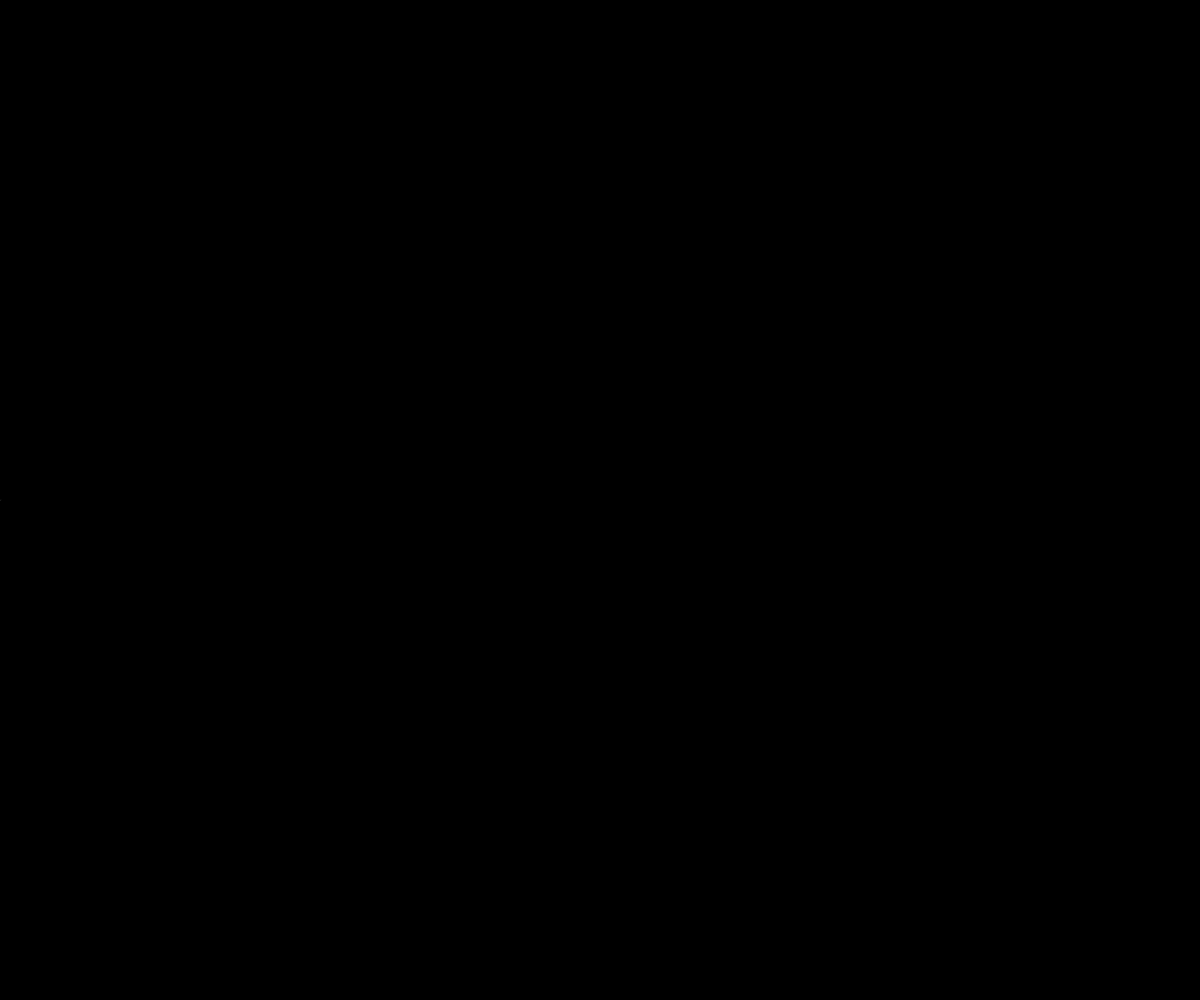
Frame 1 (no input)
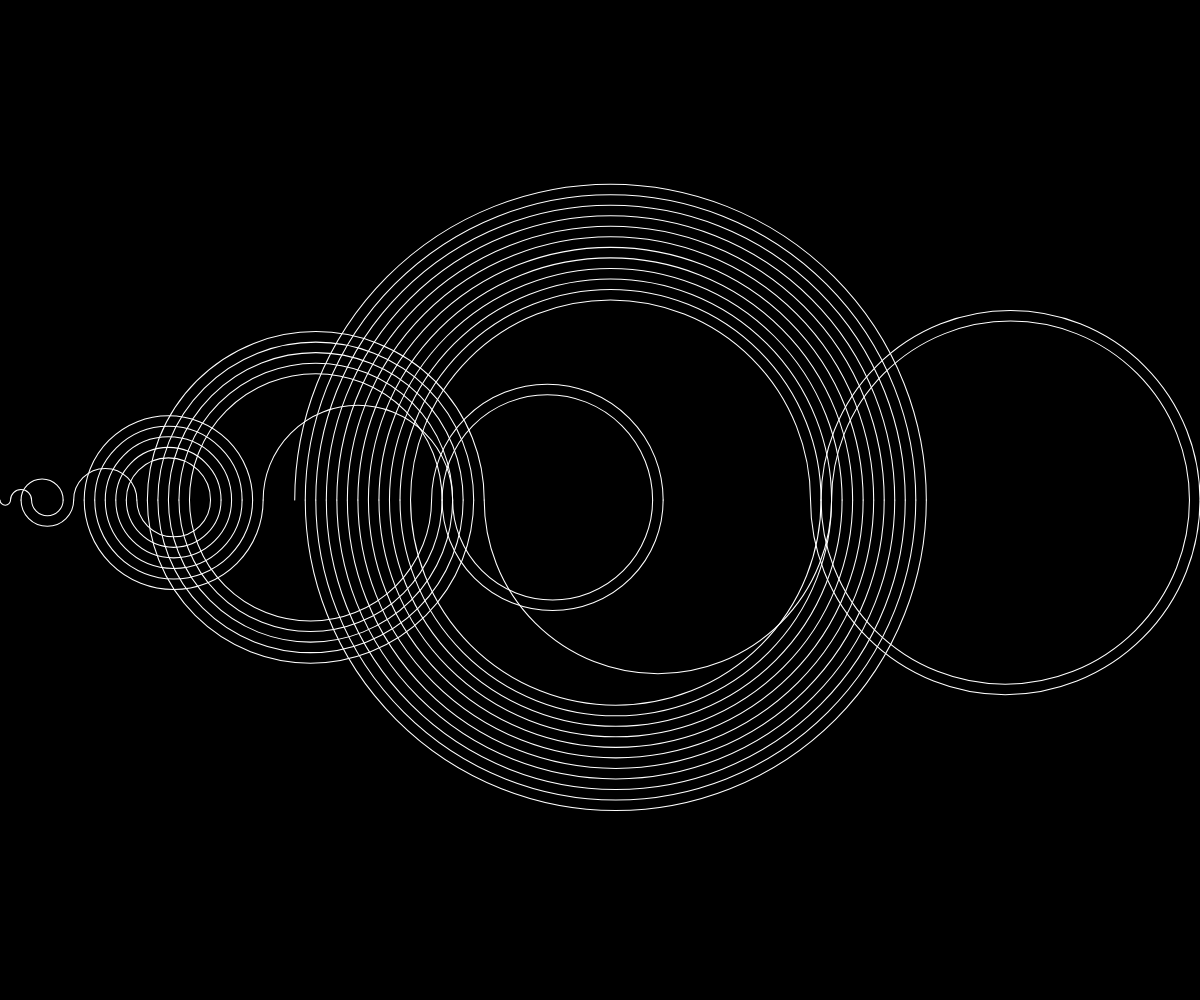
Frame 60 (no input)
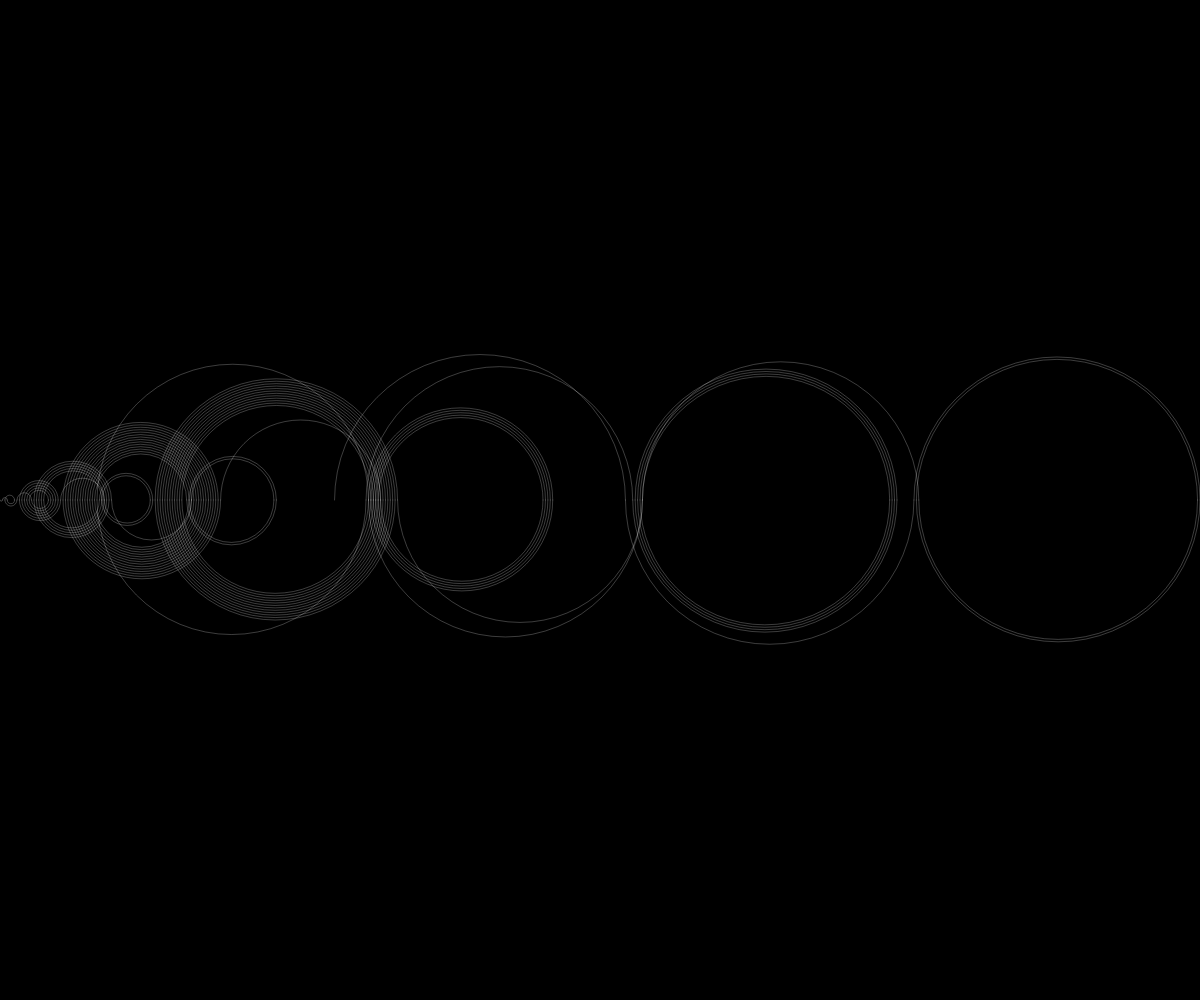
Frame 120 (the mouse pressed at the canvas centre since frame 60)

The p5.js sketch that drew these frames (run headless with seeded random() and noise() and a simulated clock; from frame 60 on, the mouse is pressed at the canvas centre):

// p5.js sketch
// ── sketch.js
let numbers = [];
let count = 1;
let sequence = [];
let index = 0;

let arcs = []
let biggest = 0;

class Arc {
    constructor(start, end, dir) {
        this.start = start;
        this.end = end;
        this.dir = dir;
    }

    show() {
        let diameter = abs(this.end - this.start);
        let x = (this.end + this.start) / 2
        stroke(255);
        strokeWeight(0.1);
        noFill();
        if(this.dir == 0) {
            arc(x, 0, diameter, diameter, PI, 0);
        } else {
            arc(x, 0, diameter, diameter, 0, PI);
        }
    }
}

function setup() {
    createCanvas(windowWidth, windowHeight);
    background(0);
    numbers[index] = true;
    sequence.push(index);
}

function step() {
    let next = index - count;
    if(next < 0 || numbers[next]) {
        next = index + count;
    }
    numbers[next] = true;
    sequence.push(next);

    let a = new Arc(index, next, count % 2);
    arcs.push(a);

    index = next;

    if(index > biggest) {
        biggest = index;
    }

    count++;
}

function draw() {
    background(0)
    translate(0, height / 2);
    scale(width / biggest);
    if(sequence > 10000) {
        sequence.shift();
    }
    if(numbers > 10000) {
        numbers.shift();
    }

    step();

    for(let a of arcs) {
        a.show();
    }
    // console.log(index)
}
